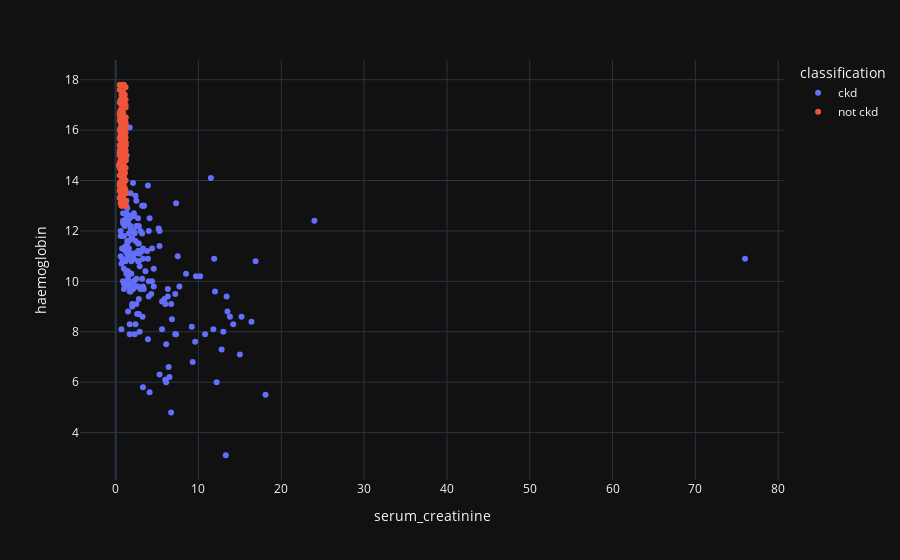

Source (notebook cell):
### Code cell
fig = px.scatter(ckd_data, x="serum_creatinine", y="haemoglobin", color="classification", template = 'plotly_dark')
fig.show()

### Figure 1 — Plotly figure (JSON) as saved in the notebook; plotly's stock layout.template omitted (floating-point values rounded to 4 significant figures; data arrays with more than 128 entries replaced by an {"elided": "..."} marker saying what was removed)
{"data": [{"hovertemplate": "classification=ckd<br>serum_creatinine=%{x}<br>haemoglobin=%{y}<extra></extra>", "legendgroup": "ckd", "marker": {"color": "#636efa", "symbol": "circle"}, "mode": "markers", "name": "ckd", "orientation": "v", "showlegend": true, "type": "scatter", "x": {"elided": "250 float values"}, "xaxis": "x", "y": {"elided": "250 float values"}, "yaxis": "y"}, {"hovertemplate": "classification=not ckd<br>serum_creatinine=%{x}<br>haemoglobin=%{y}<extra></extra>", "legendgroup": "not ckd", "marker": {"color": "#EF553B", "symbol": "circle"}, "mode": "markers", "name": "not ckd", "orientation": "v", "showlegend": true, "type": "scatter", "x": {"elided": "150 float values"}, "xaxis": "x", "y": {"elided": "150 float values"}, "yaxis": "y"}], "layout": {"legend": {"title": {"text": "classification"}, "tracegroupgap": 0}, "margin": {"t": 60}, "xaxis": {"anchor": "y", "domain": [0, 1], "title": {"text": "serum_creatinine"}}, "yaxis": {"anchor": "x", "domain": [0, 1], "title": {"text": "haemoglobin"}}}}
